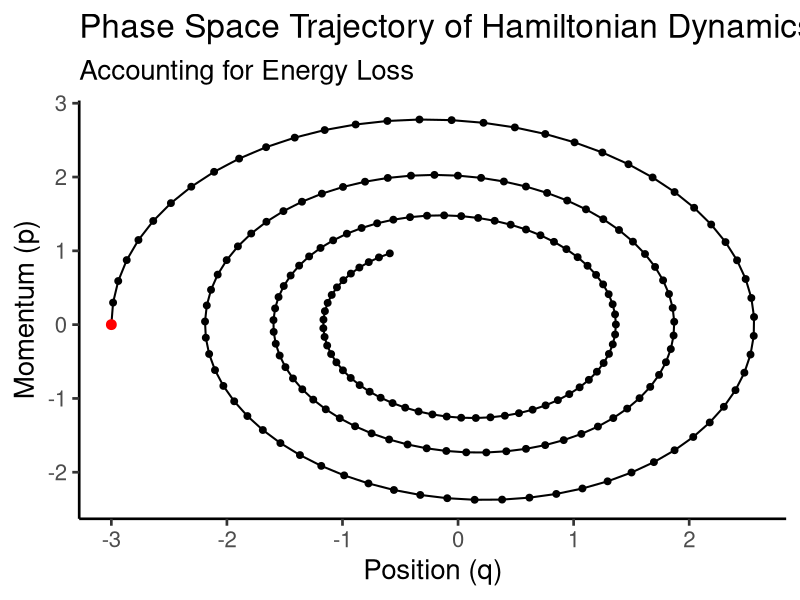
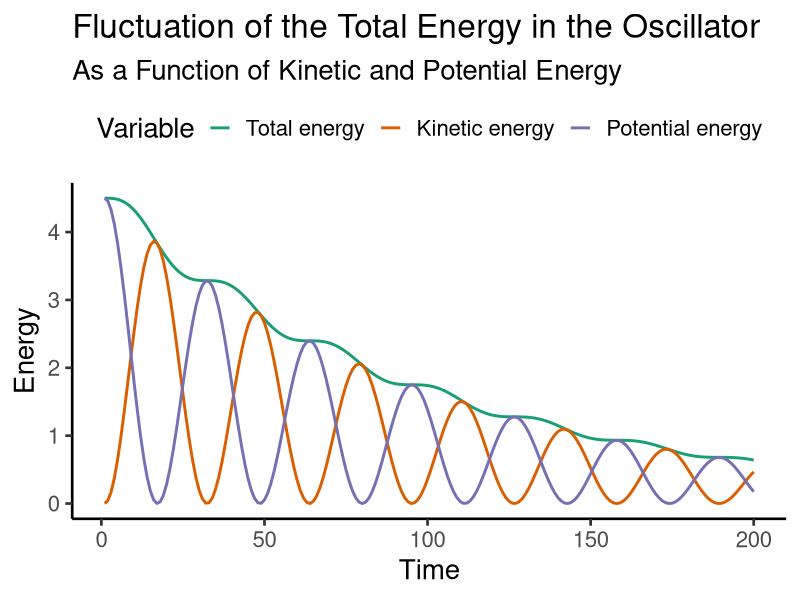
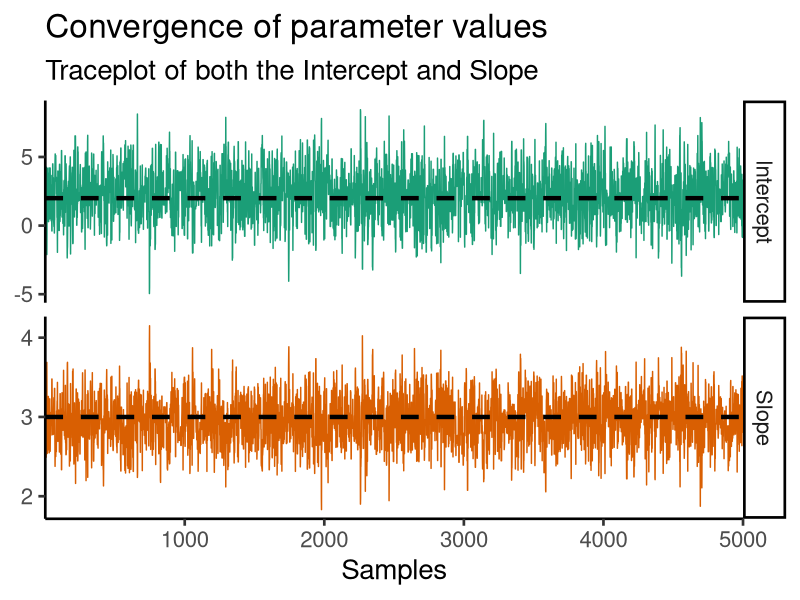
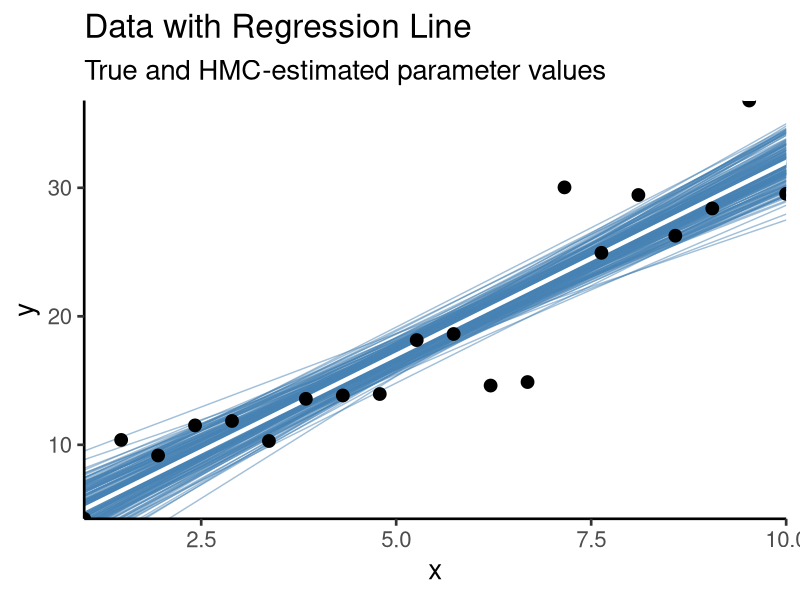
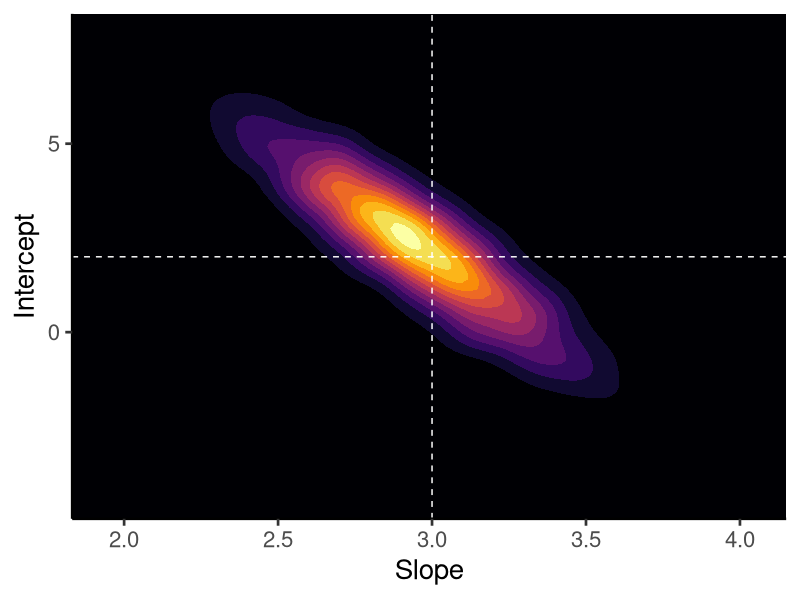

Source code (R) for these figures, in order:
## ---- chunk 1
#| include: false
library(ggplot2)
library(bayestestR)
library(data.table)
## ---- chunk 2
# Define the potential energy function (U) and its derivative (dU/dq)
U <- function(q) {
  k <- 1  # Spring constant
  return(0.5 * k * q^2)
}


dU_dq <- function(q) {
  k <- 1  # Spring constant
  return(k * q)
}

# Kinetic energy (K) used for later
K <- function(p, m) {
  return(p^2 / (2 * m))
}

# Introduce a damping coefficient
b <- 0.1  # Damping coefficient

# Set up initial conditions
q <- -3.0  # Initial position
p <- 0.0   # Initial momentum
m <- 1.0   # Mass

# Time parameters
t_max <- 20
dt <- 0.1
num_steps <- ceiling(t_max / dt)  # Ensure num_steps is an integer

# Initialize arrays to store position and momentum values over time
q_values <- numeric(num_steps)
p_values <- numeric(num_steps)

# Perform time integration using the leapfrog method
for (i in 1:num_steps) {
  # Store the current values
  q_values[i] <- q
  p_values[i] <- p
  
  # Half step update for momentum with damping
  p_half_step <- p - 0.5 * dt * (dU_dq(q) + b * p / m)
  
  # Full step update for position using the momentum from the half step
  q <- q + dt * (p_half_step / m)
  
  # Another half step update for momentum with damping using the new position
  p <- p_half_step - 0.5 * dt * (dU_dq(q) + b * p_half_step / m)
}

## ---- chunk 3
#| fig-format: svg
#| fig-align: center
#| fig-width: 10
#| fig-cap-location: margin
#| code-fold: true

harmonic_data <- data.table(`Position (q)` = q_values, `Momentum (p)` = p_values)

ggplot(harmonic_data, aes(`Position (q)`, `Momentum (p)`)) +
  geom_path(linewidth = .7) +
  geom_point(size = 2) +
  geom_point(data = harmonic_data[1,], col = "red", size = 3) +
  labs(title = "Phase Space Trajectory of Hamiltonian Dynamics",
       subtitle = "Accounting for Energy Loss") +
  theme_classic(base_size = 20)
## ---- chunk 4
#| fig-format: svg
#| fig-align: center
#| fig-width: 10
#| fig-cap-location: margin
#| code-fold: true

hamiltonian <- harmonic_data[, list(`Total energy` = U(`Position (q)`) + K(`Momentum (p)`, m),
                                    `Kinetic energy` = K(`Momentum (p)`, m), 
                                    `Potential energy` = U(`Position (q)`))]
hamiltonian <- melt(hamiltonian, measure.vars = c("Total energy", "Kinetic energy", "Potential energy")) 

ggplot(hamiltonian, aes(rep(1:200, times = 3), value, col = variable)) +
  geom_line(linewidth = 1) +
  labs(y = "Energy", col = "Variable", x = "Time",
       title = "Fluctuation of the Total Energy in the Oscillator",
       subtitle = "As a Function of Kinetic and Potential Energy") +
  scale_color_brewer(type = "qual", palette = 2) +
  theme_classic(base_size = 20) +
  theme(legend.position = "top")
## ---- chunk 5
set.seed(80) # Set seed for reproducibility

# Define the number of data points and the range of independent variable 'x'
n <- 20
x <- seq(1, 10, length.out = n)
## ---- chunk 6
# Define the true parameters of the linear model and the noise level
true_intercept <- 2
true_slope <- 3
sigma <- 5
## ---- chunk 7
# Generate the dependent variable 'y' with noise
mu_i = true_intercept + true_slope * x
y <- rnorm(n, mu_i, sigma)
## ---- chunk 8
# Define the log likelihood function for linear regression
log_likelihood <- function(intercept, slope, x, y, sigma) {
  
  # We estimate the predicted response
  y_pred <- intercept + slope * x 
  
  # Then we see how far from the observed value we are
  residuals <- y - y_pred
  
  # Then we estimate the likelihood associated with that error from a distribution
  # with no error (mean = 0)
  # (this is the function that we are trying to maximize)
  log_likelihood <- sum( dnorm(residuals, mean = 0, sd = sigma, log = TRUE) )
  
  return(log_likelihood)
}
## ---- chunk 9
# Define the log prior function for the parameters
log_prior <- function(intercept, slope) {
  # Assuming flat priors for simplicity
  # (the log of 0 is 1, so it has no effect)
  return(0) 
}
## ---- chunk 10
# Combine log likelihood and log prior to get log posterior
log_posterior <- function(intercept, slope, x, y, sigma) {
  return(log_likelihood(intercept, slope, x, y, sigma) + log_prior(intercept, slope))
}
## ---- chunk 11
# Initialization of the sampler
num_samples <- 5000  # Number of samples
epsilon <- 0.05  # Leapfrog step size
num_steps <- 50  # Number of leapfrog steps
init_intercept <- 0  # Initial guess for intercept
init_slope <- 0  # Initial guess for slope

# Placeholder for storing samples
params_samples <- matrix(NA, nrow = num_samples, ncol = 2)
## ---- chunk 12
for (i in 1:num_samples) {
  # Randomly initialize momentum
  momentum_current <- rnorm(2)
  
  # Make a copy of the current parameters
  params_proposed <- c(init_intercept, init_slope)
  
  # Perform leapfrog integration
  for (j in 1:num_steps) {
    # Half step update for momentum
    grad <- c(
      -sum((y - (params_proposed[1] + params_proposed[2] * x)) / sigma^2),
      -sum((y - (params_proposed[1] + params_proposed[2] * x)) * x / sigma^2)
    )
    momentum_current <- momentum_current - epsilon * grad * 0.5
    
    # Full step update for parameters
    params_proposed <- params_proposed + epsilon * momentum_current
    
    # Recalculate gradient for another half step update for momentum
    grad <- c(
      -sum((y - (params_proposed[1] + params_proposed[2] * x)) / sigma^2),
      -sum((y - (params_proposed[1] + params_proposed[2] * x)) * x / sigma^2)
    )
    momentum_current <- momentum_current - epsilon * grad * 0.5
  }
  
  # Calculate the log posterior of the current and proposed parameters
  log_posterior_current <- log_posterior(init_intercept, init_slope, x, y, sigma)
  log_posterior_proposed <- log_posterior(params_proposed[1], params_proposed[2], x, y, sigma)
  
  # Calculate the acceptance probability
  alpha <- min(1, exp(log_posterior_proposed - log_posterior_current))
  
  # Accept or reject the proposal
  if (runif(1) < alpha) {
    init_intercept <- params_proposed[1]
    init_slope <- params_proposed[2]
  }
  
  # Save the sample
  params_samples[i, ] <- c(init_intercept, init_slope)
}
## ---- chunk 13
#| fig-format: svg
#| fig-width: 10
#| fig-height: 10
#| fig-align: center
#| code-fold: true
#| 
colnames(params_samples) <- c("Intercept", "Slope")
posterior <- as.data.table(params_samples)
posterior[, sample := seq_len(.N)]
melt_posterior <- melt(posterior, id.vars = "sample")

ggplot(melt_posterior, aes(sample, value, col = variable)) +
  facet_grid(rows = vars(variable), scales = "free_y") +
  geom_line(show.legend = FALSE) +
  geom_hline(data = data.frame(
    hline = c(true_intercept, true_slope),
    variable = c("Intercept", "Slope")
  ), aes(yintercept = hline), linetype = 2, linewidth = 1.5) +
  labs(x = "Samples", y = NULL,
       title = "Convergence of parameter values",
       subtitle = "Traceplot of both the Intercept and Slope") +
  scale_color_brewer(type = "qual", palette = 2) +
  scale_y_continuous(n.breaks = 3) +
  scale_x_continuous(expand = c(0,0)) +
  theme_classic(base_size = 20) +
  theme(legend.position = "top")
## ---- chunk 14
#| fig-format: svg
#| fig-width: 10
#| fig-height: 10
#| fig-align: center
#| code-fold: true

ids <- posterior[,sample(sample, size = 200)]

ggplot() +
  geom_abline(slope = posterior$Slope[ids], intercept = posterior$Intercept[ids], col = "steelblue", alpha = .5) +
  geom_abline(slope = true_slope, intercept = true_intercept, col = "white", lwd = 1.5) +
  geom_point(aes(x, y), size = 4) +
  scale_x_continuous(expand = c(0,0)) +
  scale_y_continuous(expand = c(0,0)) +
  labs(title = "Data with Regression Line",
       subtitle = "True and HMC-estimated parameter values") +
  theme_classic(base_size = 20)
## ---- chunk 15
#| fig-format: svg
#| fig-width: 10
#| fig-height: 10
#| fig-align: center
#| code-fold: true

ggplot(posterior, aes(Slope, Intercept)) +
  geom_density2d_filled(contour_var = "density", show.legend = FALSE) +
  geom_hline(yintercept = true_intercept, linetype = 2, col = "white") +
  geom_vline(xintercept = true_slope, linetype = 2, col = "white") +
  scale_x_continuous(expand = c(0,0)) +
  scale_y_continuous(expand = c(0,0)) +
  scale_fill_viridis_d(option = "B") +
  theme_classic(base_size = 20)
